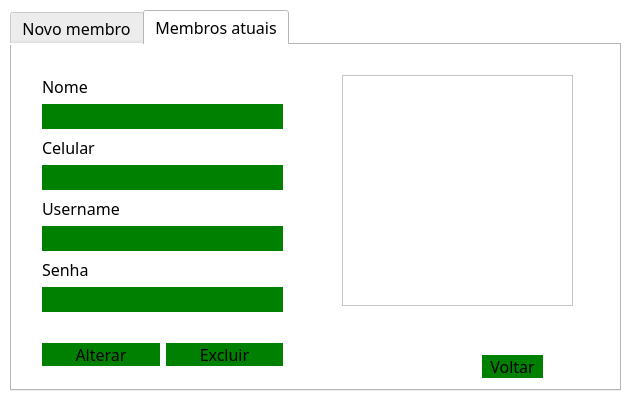
<?xml version="1.0" encoding="UTF-8"?>
<ui version="4.0">
 <class>Membros</class>
 <widget class="QDialog" name="Membros">
  <property name="geometry">
   <rect>
    <x>0</x>
    <y>0</y>
    <width>634</width>
    <height>400</height>
   </rect>
  </property>
  <property name="windowTitle">
   <string>Cupcake Store - membros</string>
  </property>
  <property name="windowIcon">
   <iconset resource="recursoss.qrc">
    <normaloff>:/Imagens/imgs/th.png</normaloff>:/Imagens/imgs/th.png</iconset>
  </property>
  <property name="styleSheet">
   <string notr="true">*{
	font-family: century gothic;
	font-size: 16px;
	background: white;
}

QToolButton
{
	background: transparent;
	border-radius: 40px;
}

QPushButton
{
	background: green;
	border-radius: 40px;
}

Qlabel
{
	color: white;
	background: transparent;
}

QPushButton
{
	color: black;
	border-radius:15px;
}

QPushButton:hover
{
	color: #333;
	border-radius:15px;
	background: #49ebff;
}

QLineEdit
{
	background: green;
	border: none;
	color: black;
	border-bottom: 1px solid white;
}

</string>
  </property>
  <widget class="QTabWidget" name="tabWidget">
   <property name="geometry">
    <rect>
     <x>10</x>
     <y>10</y>
     <width>611</width>
     <height>381</height>
    </rect>
   </property>
   <property name="currentIndex">
    <number>1</number>
   </property>
   <widget class="QWidget" name="tab_novoMembro">
    <attribute name="title">
     <string>Novo membro</string>
    </attribute>
    <widget class="QPushButton" name="btn_addMembro">
     <property name="geometry">
      <rect>
       <x>170</x>
       <y>280</y>
       <width>211</width>
       <height>31</height>
      </rect>
     </property>
     <property name="text">
      <string>Adicionar membro</string>
     </property>
    </widget>
    <widget class="QToolButton" name="toolButton">
     <property name="geometry">
      <rect>
       <x>10</x>
       <y>270</y>
       <width>51</width>
       <height>71</height>
      </rect>
     </property>
     <property name="text">
      <string/>
     </property>
     <property name="icon">
      <iconset resource="recursoss.qrc">
       <normaloff>:/Imagens/imgs/th.png</normaloff>:/Imagens/imgs/th.png</iconset>
     </property>
     <property name="iconSize">
      <size>
       <width>200</width>
       <height>200</height>
      </size>
     </property>
    </widget>
    <widget class="QToolButton" name="toolButton_2">
     <property name="geometry">
      <rect>
       <x>540</x>
       <y>270</y>
       <width>51</width>
       <height>71</height>
      </rect>
     </property>
     <property name="text">
      <string/>
     </property>
     <property name="icon">
      <iconset resource="recursoss.qrc">
       <normaloff>:/Imagens/imgs/th.png</normaloff>:/Imagens/imgs/th.png</iconset>
     </property>
     <property name="iconSize">
      <size>
       <width>200</width>
       <height>200</height>
      </size>
     </property>
    </widget>
    <widget class="QLabel" name="label">
     <property name="geometry">
      <rect>
       <x>72</x>
       <y>32</y>
       <width>51</width>
       <height>21</height>
      </rect>
     </property>
     <property name="text">
      <string>Nome:</string>
     </property>
    </widget>
    <widget class="QLabel" name="label_4">
     <property name="geometry">
      <rect>
       <x>72</x>
       <y>88</y>
       <width>59</width>
       <height>21</height>
      </rect>
     </property>
     <property name="text">
      <string>Celular:</string>
     </property>
    </widget>
    <widget class="QLabel" name="label_2">
     <property name="geometry">
      <rect>
       <x>72</x>
       <y>145</y>
       <width>127</width>
       <height>21</height>
      </rect>
     </property>
     <property name="text">
      <string>Novo username:</string>
     </property>
    </widget>
    <widget class="QLabel" name="label_3">
     <property name="geometry">
      <rect>
       <x>72</x>
       <y>201</y>
       <width>98</width>
       <height>21</height>
      </rect>
     </property>
     <property name="text">
      <string>Nova senha:</string>
     </property>
    </widget>
    <widget class="QWidget" name="layoutWidget">
     <property name="geometry">
      <rect>
       <x>210</x>
       <y>10</y>
       <width>261</width>
       <height>241</height>
      </rect>
     </property>
     <layout class="QVBoxLayout" name="verticalLayout_6">
      <item>
       <widget class="QLineEdit" name="txt_nome"/>
      </item>
      <item>
       <widget class="QLineEdit" name="txt_celular"/>
      </item>
      <item>
       <widget class="QLineEdit" name="txt_user"/>
      </item>
      <item>
       <widget class="QLineEdit" name="txt_senha">
        <property name="echoMode">
         <enum>QLineEdit::Password</enum>
        </property>
       </widget>
      </item>
     </layout>
    </widget>
   </widget>
   <widget class="QWidget" name="tab_membros">
    <attribute name="title">
     <string>Membros atuais</string>
    </attribute>
    <widget class="QTableWidget" name="tab_listaMembros">
     <property name="geometry">
      <rect>
       <x>330</x>
       <y>30</y>
       <width>231</width>
       <height>231</height>
      </rect>
     </property>
    </widget>
    <widget class="QWidget" name="layoutWidget">
     <property name="geometry">
      <rect>
       <x>30</x>
       <y>30</y>
       <width>241</width>
       <height>291</height>
      </rect>
     </property>
     <layout class="QVBoxLayout" name="verticalLayout_5">
      <item>
       <layout class="QVBoxLayout" name="verticalLayout">
        <item>
         <widget class="QLabel" name="label_5">
          <property name="text">
           <string>Nome</string>
          </property>
         </widget>
        </item>
        <item>
         <widget class="QLineEdit" name="txt_nomeMembro"/>
        </item>
       </layout>
      </item>
      <item>
       <layout class="QVBoxLayout" name="verticalLayout_2">
        <item>
         <widget class="QLabel" name="label_6">
          <property name="text">
           <string>Celular</string>
          </property>
         </widget>
        </item>
        <item>
         <widget class="QLineEdit" name="txt_celularMembro"/>
        </item>
       </layout>
      </item>
      <item>
       <layout class="QVBoxLayout" name="verticalLayout_3">
        <item>
         <widget class="QLabel" name="label_7">
          <property name="text">
           <string>Username</string>
          </property>
         </widget>
        </item>
        <item>
         <widget class="QLineEdit" name="txt_userMembro"/>
        </item>
       </layout>
      </item>
      <item>
       <layout class="QVBoxLayout" name="verticalLayout_4">
        <item>
         <widget class="QLabel" name="label_8">
          <property name="text">
           <string>Senha</string>
          </property>
         </widget>
        </item>
        <item>
         <widget class="QLineEdit" name="txt_senhaMembro">
          <property name="echoMode">
           <enum>QLineEdit::Password</enum>
          </property>
         </widget>
        </item>
       </layout>
      </item>
      <item>
       <spacer name="verticalSpacer">
        <property name="orientation">
         <enum>Qt::Vertical</enum>
        </property>
        <property name="sizeHint" stdset="0">
         <size>
          <width>20</width>
          <height>40</height>
         </size>
        </property>
       </spacer>
      </item>
      <item>
       <layout class="QHBoxLayout" name="horizontalLayout">
        <item>
         <widget class="QPushButton" name="btn_alterarMembro">
          <property name="text">
           <string>Alterar</string>
          </property>
          <property name="autoDefault">
           <bool>false</bool>
          </property>
         </widget>
        </item>
        <item>
         <widget class="QPushButton" name="btn_excluirMembro">
          <property name="text">
           <string>Excluir</string>
          </property>
          <property name="autoDefault">
           <bool>false</bool>
          </property>
         </widget>
        </item>
       </layout>
      </item>
     </layout>
    </widget>
    <widget class="QToolButton" name="toolButton_3">
     <property name="geometry">
      <rect>
       <x>540</x>
       <y>270</y>
       <width>51</width>
       <height>71</height>
      </rect>
     </property>
     <property name="text">
      <string/>
     </property>
     <property name="icon">
      <iconset resource="recursoss.qrc">
       <normaloff>:/Imagens/imgs/th.png</normaloff>:/Imagens/imgs/th.png</iconset>
     </property>
     <property name="iconSize">
      <size>
       <width>200</width>
       <height>200</height>
      </size>
     </property>
    </widget>
    <widget class="QPushButton" name="pushButton">
     <property name="geometry">
      <rect>
       <x>470</x>
       <y>310</y>
       <width>61</width>
       <height>23</height>
      </rect>
     </property>
     <property name="text">
      <string>Voltar</string>
     </property>
     <property name="autoDefault">
      <bool>false</bool>
     </property>
    </widget>
   </widget>
  </widget>
 </widget>
 <tabstops>
  <tabstop>tabWidget</tabstop>
  <tabstop>txt_nome</tabstop>
  <tabstop>txt_celular</tabstop>
  <tabstop>txt_user</tabstop>
  <tabstop>txt_senha</tabstop>
  <tabstop>btn_addMembro</tabstop>
  <tabstop>tab_listaMembros</tabstop>
  <tabstop>txt_nomeMembro</tabstop>
  <tabstop>txt_celularMembro</tabstop>
  <tabstop>txt_userMembro</tabstop>
  <tabstop>txt_senhaMembro</tabstop>
  <tabstop>btn_alterarMembro</tabstop>
  <tabstop>btn_excluirMembro</tabstop>
  <tabstop>toolButton</tabstop>
  <tabstop>toolButton_2</tabstop>
  <tabstop>toolButton_3</tabstop>
 </tabstops>
 <resources>
  <include location="recursoss.qrc"/>
 </resources>
 <connections/>
</ui>
